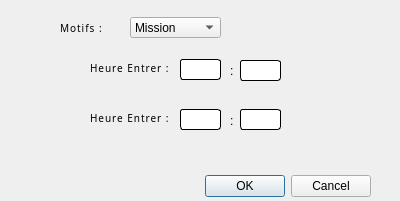
<?xml version="1.0" encoding="UTF-8"?>
<ui version="4.0">
 <class>Dialog</class>
 <widget class="QDialog" name="Dialog">
  <property name="geometry">
   <rect>
    <x>0</x>
    <y>0</y>
    <width>400</width>
    <height>201</height>
   </rect>
  </property>
  <property name="windowTitle">
   <string>Dialog</string>
  </property>
  <widget class="QDialogButtonBox" name="buttonBox">
   <property name="geometry">
    <rect>
     <x>30</x>
     <y>170</y>
     <width>341</width>
     <height>32</height>
    </rect>
   </property>
   <property name="orientation">
    <enum>Qt::Horizontal</enum>
   </property>
   <property name="standardButtons">
    <set>QDialogButtonBox::Cancel|QDialogButtonBox::Ok</set>
   </property>
  </widget>
  <widget class="QLabel" name="label_3">
   <property name="geometry">
    <rect>
     <x>60</x>
     <y>20</y>
     <width>101</width>
     <height>16</height>
    </rect>
   </property>
   <property name="styleSheet">
    <string notr="true">QLabel{
    font-family: Barlow, sans-serif;
    font-size:  10px;
    font-weight: 100;
    color: rgba(0, 0, 0, 1);
    text-transform: none;
    font-style: normal;
    text-decoration: none;
    line-height: 1em;
    letter-spacing: 1px;
}</string>
   </property>
   <property name="text">
    <string>Motifs : </string>
   </property>
  </widget>
  <widget class="QLabel" name="label_4">
   <property name="geometry">
    <rect>
     <x>90</x>
     <y>60</y>
     <width>101</width>
     <height>16</height>
    </rect>
   </property>
   <property name="styleSheet">
    <string notr="true">QLabel{
    font-family: Barlow, sans-serif;
    font-size:  10px;
    font-weight: 100;
    color: rgba(0, 0, 0, 1);
    text-transform: none;
    font-style: normal;
    text-decoration: none;
    line-height: 1em;
    letter-spacing: 1px;
}</string>
   </property>
   <property name="text">
    <string>Heure Entrer : </string>
   </property>
  </widget>
  <widget class="QLabel" name="label_5">
   <property name="geometry">
    <rect>
     <x>90</x>
     <y>110</y>
     <width>101</width>
     <height>16</height>
    </rect>
   </property>
   <property name="styleSheet">
    <string notr="true">QLabel{
    font-family: Barlow, sans-serif;
    font-size:  10px;
    font-weight: 100;
    color: rgba(0, 0, 0, 1);
    text-transform: none;
    font-style: normal;
    text-decoration: none;
    line-height: 1em;
    letter-spacing: 1px;
}</string>
   </property>
   <property name="text">
    <string>Heure Entrer : </string>
   </property>
  </widget>
  <widget class="QComboBox" name="comboBox">
   <property name="geometry">
    <rect>
     <x>130</x>
     <y>17</y>
     <width>91</width>
     <height>21</height>
    </rect>
   </property>
   <item>
    <property name="text">
     <string>Mission</string>
    </property>
   </item>
   <item>
    <property name="text">
     <string>Autorisation</string>
    </property>
   </item>
  </widget>
  <widget class="QLineEdit" name="lineEdit_5">
   <property name="geometry">
    <rect>
     <x>180</x>
     <y>59</y>
     <width>41</width>
     <height>21</height>
    </rect>
   </property>
   <property name="styleSheet">
    <string notr="true">border-radius:3px;
border:1px solid black;</string>
   </property>
   <property name="text">
    <string/>
   </property>
  </widget>
  <widget class="QLineEdit" name="lineEdit_6">
   <property name="geometry">
    <rect>
     <x>240</x>
     <y>60</y>
     <width>41</width>
     <height>21</height>
    </rect>
   </property>
   <property name="styleSheet">
    <string notr="true">border-radius:3px;
border:1px solid black;</string>
   </property>
   <property name="text">
    <string/>
   </property>
  </widget>
  <widget class="QLineEdit" name="lineEdit_7">
   <property name="geometry">
    <rect>
     <x>180</x>
     <y>109</y>
     <width>41</width>
     <height>21</height>
    </rect>
   </property>
   <property name="styleSheet">
    <string notr="true">border-radius:3px;
border:1px solid black;</string>
   </property>
   <property name="text">
    <string/>
   </property>
  </widget>
  <widget class="QLineEdit" name="lineEdit_8">
   <property name="geometry">
    <rect>
     <x>240</x>
     <y>109</y>
     <width>41</width>
     <height>21</height>
    </rect>
   </property>
   <property name="styleSheet">
    <string notr="true">border-radius:3px;
border:1px solid black;</string>
   </property>
   <property name="text">
    <string/>
   </property>
  </widget>
  <widget class="QLabel" name="label_6">
   <property name="geometry">
    <rect>
     <x>230</x>
     <y>60</y>
     <width>21</width>
     <height>21</height>
    </rect>
   </property>
   <property name="text">
    <string>:</string>
   </property>
  </widget>
  <widget class="QLabel" name="label_7">
   <property name="geometry">
    <rect>
     <x>230</x>
     <y>110</y>
     <width>21</width>
     <height>21</height>
    </rect>
   </property>
   <property name="text">
    <string>:</string>
   </property>
  </widget>
 </widget>
 <resources/>
 <connections>
  <connection>
   <sender>buttonBox</sender>
   <signal>accepted()</signal>
   <receiver>Dialog</receiver>
   <slot>accept()</slot>
   <hints>
    <hint type="sourcelabel">
     <x>248</x>
     <y>254</y>
    </hint>
    <hint type="destinationlabel">
     <x>157</x>
     <y>274</y>
    </hint>
   </hints>
  </connection>
  <connection>
   <sender>buttonBox</sender>
   <signal>rejected()</signal>
   <receiver>Dialog</receiver>
   <slot>reject()</slot>
   <hints>
    <hint type="sourcelabel">
     <x>316</x>
     <y>260</y>
    </hint>
    <hint type="destinationlabel">
     <x>286</x>
     <y>274</y>
    </hint>
   </hints>
  </connection>
 </connections>
</ui>
